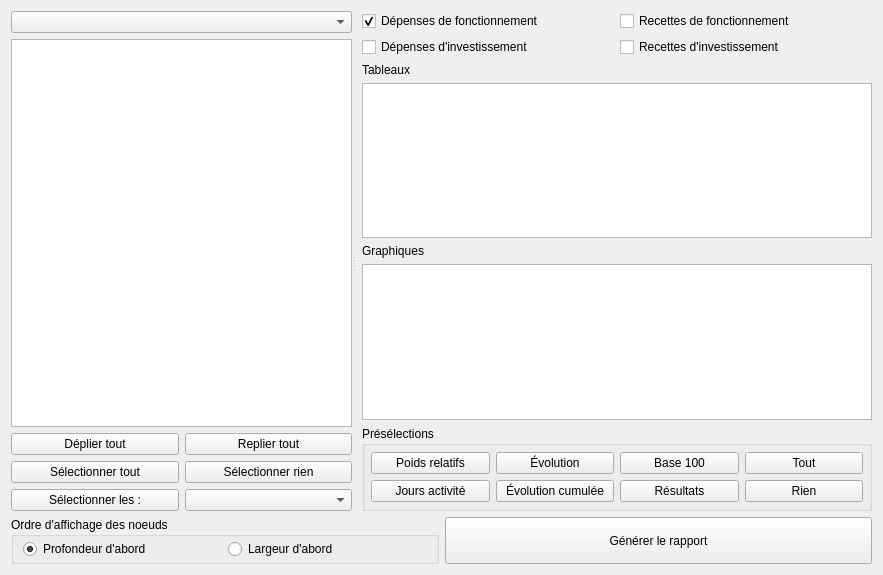
<?xml version="1.0" encoding="UTF-8"?>
<ui version="4.0">
 <class>FormReports</class>
 <widget class="QWidget" name="FormReports">
  <property name="geometry">
   <rect>
    <x>0</x>
    <y>0</y>
    <width>883</width>
    <height>575</height>
   </rect>
  </property>
  <property name="windowTitle">
   <string>Générateur de rapports</string>
  </property>
  <property name="windowIcon">
   <iconset resource="Icons.qrc">
    <normaloff>:/icons/icons/report.png</normaloff>:/icons/icons/report.png</iconset>
  </property>
  <layout class="QGridLayout" name="gridLayout_4">
   <item row="0" column="0" colspan="2">
    <widget class="QSplitter" name="splitter">
     <property name="orientation">
      <enum>Qt::Horizontal</enum>
     </property>
     <property name="childrenCollapsible">
      <bool>false</bool>
     </property>
     <widget class="QWidget" name="layoutWidget">
      <layout class="QGridLayout" name="gridLayout_3">
       <item row="2" column="1">
        <widget class="QPushButton" name="pushButtonCollapseAll">
         <property name="text">
          <string>Replier tout</string>
         </property>
        </widget>
       </item>
       <item row="0" column="0" colspan="2">
        <widget class="QComboBox" name="comboListAudits"/>
       </item>
       <item row="4" column="1">
        <widget class="QComboBox" name="comboListTypes"/>
       </item>
       <item row="1" column="0" colspan="2">
        <widget class="QTreeView" name="treeView">
         <property name="editTriggers">
          <set>QAbstractItemView::NoEditTriggers</set>
         </property>
         <property name="showDropIndicator" stdset="0">
          <bool>false</bool>
         </property>
         <property name="selectionMode">
          <enum>QAbstractItemView::ExtendedSelection</enum>
         </property>
         <attribute name="headerVisible">
          <bool>false</bool>
         </attribute>
        </widget>
       </item>
       <item row="2" column="0">
        <widget class="QPushButton" name="pushButtonExpandAll">
         <property name="text">
          <string>Déplier tout</string>
         </property>
        </widget>
       </item>
       <item row="4" column="0">
        <widget class="QPushButton" name="pushButtonSelectType">
         <property name="text">
          <string>Sélectionner les :</string>
         </property>
        </widget>
       </item>
       <item row="3" column="0">
        <widget class="QPushButton" name="pushButtonSelectAllNodes">
         <property name="text">
          <string>Sélectionner tout</string>
         </property>
        </widget>
       </item>
       <item row="3" column="1">
        <widget class="QPushButton" name="pushButtonUnSelectAllNodes">
         <property name="text">
          <string>Sélectionner rien</string>
         </property>
        </widget>
       </item>
      </layout>
     </widget>
     <widget class="QWidget" name="layoutWidget2">
      <layout class="QGridLayout" name="gridLayout_2">
       <property name="leftMargin">
        <number>6</number>
       </property>
       <item row="0" column="0">
        <widget class="QCheckBox" name="checkBoxDF">
         <property name="text">
          <string>Dépenses de fonctionnement</string>
         </property>
         <property name="checked">
          <bool>true</bool>
         </property>
        </widget>
       </item>
       <item row="0" column="1">
        <widget class="QCheckBox" name="checkBoxRF">
         <property name="text">
          <string>Recettes de fonctionnement</string>
         </property>
        </widget>
       </item>
       <item row="1" column="0">
        <widget class="QCheckBox" name="checkBoxDI">
         <property name="text">
          <string>Dépenses d'investissement</string>
         </property>
        </widget>
       </item>
       <item row="1" column="1">
        <widget class="QCheckBox" name="checkBoxRI">
         <property name="text">
          <string>Recettes d'investissement</string>
         </property>
        </widget>
       </item>
       <item row="3" column="0" colspan="2">
        <widget class="QListWidget" name="listTables">
         <property name="sizePolicy">
          <sizepolicy hsizetype="Expanding" vsizetype="Expanding">
           <horstretch>0</horstretch>
           <verstretch>0</verstretch>
          </sizepolicy>
         </property>
         <property name="editTriggers">
          <set>QAbstractItemView::NoEditTriggers</set>
         </property>
         <property name="showDropIndicator" stdset="0">
          <bool>false</bool>
         </property>
         <property name="selectionMode">
          <enum>QAbstractItemView::ExtendedSelection</enum>
         </property>
         <property name="spacing">
          <number>4</number>
         </property>
         <property name="wordWrap">
          <bool>true</bool>
         </property>
        </widget>
       </item>
       <item row="5" column="0" colspan="2">
        <widget class="QListWidget" name="listGraphics">
         <property name="editTriggers">
          <set>QAbstractItemView::NoEditTriggers</set>
         </property>
         <property name="showDropIndicator" stdset="0">
          <bool>false</bool>
         </property>
         <property name="selectionMode">
          <enum>QAbstractItemView::ExtendedSelection</enum>
         </property>
         <property name="spacing">
          <number>4</number>
         </property>
         <property name="wordWrap">
          <bool>true</bool>
         </property>
        </widget>
       </item>
       <item row="6" column="0" colspan="2">
        <widget class="QGroupBox" name="groupBox">
         <property name="title">
          <string>Présélections</string>
         </property>
         <layout class="QGridLayout" name="gridLayout">
          <property name="leftMargin">
           <number>6</number>
          </property>
          <property name="topMargin">
           <number>6</number>
          </property>
          <property name="rightMargin">
           <number>6</number>
          </property>
          <property name="bottomMargin">
           <number>6</number>
          </property>
          <item row="1" column="0">
           <widget class="QPushButton" name="pushButtonJoursAct">
            <property name="text">
             <string>Jours activité</string>
            </property>
           </widget>
          </item>
          <item row="0" column="0">
           <widget class="QPushButton" name="pushButtonPoidsRelatifs">
            <property name="text">
             <string>Poids relatifs</string>
            </property>
           </widget>
          </item>
          <item row="1" column="1">
           <widget class="QPushButton" name="pushButtonEvolutionCumul">
            <property name="text">
             <string>Évolution cumulée</string>
            </property>
           </widget>
          </item>
          <item row="0" column="1">
           <widget class="QPushButton" name="pushButtonEvolution">
            <property name="text">
             <string>Évolution</string>
            </property>
           </widget>
          </item>
          <item row="0" column="2">
           <widget class="QPushButton" name="pushButtonBase100">
            <property name="text">
             <string>Base 100</string>
            </property>
           </widget>
          </item>
          <item row="1" column="3">
           <widget class="QPushButton" name="pushButtonSelectNone">
            <property name="text">
             <string>Rien</string>
            </property>
           </widget>
          </item>
          <item row="0" column="3">
           <widget class="QPushButton" name="pushButtonSelectAll">
            <property name="text">
             <string>Tout</string>
            </property>
           </widget>
          </item>
          <item row="1" column="2">
           <widget class="QPushButton" name="pushButtonResultats">
            <property name="text">
             <string>Résultats</string>
            </property>
           </widget>
          </item>
         </layout>
        </widget>
       </item>
       <item row="2" column="0" colspan="2">
        <widget class="QLabel" name="label">
         <property name="text">
          <string>Tableaux</string>
         </property>
        </widget>
       </item>
       <item row="4" column="0" colspan="2">
        <widget class="QLabel" name="label_2">
         <property name="text">
          <string>Graphiques</string>
         </property>
        </widget>
       </item>
      </layout>
     </widget>
    </widget>
   </item>
   <item row="2" column="0">
    <widget class="QGroupBox" name="groupBoxTraversal">
     <property name="title">
      <string>Ordre d'affichage des noeuds</string>
     </property>
     <layout class="QHBoxLayout" name="horizontalLayout">
      <property name="topMargin">
       <number>2</number>
      </property>
      <property name="bottomMargin">
       <number>2</number>
      </property>
      <item>
       <widget class="QRadioButton" name="radioButtonDFS">
        <property name="text">
         <string>Profondeur d'abord</string>
        </property>
        <property name="checked">
         <bool>true</bool>
        </property>
       </widget>
      </item>
      <item>
       <widget class="QRadioButton" name="radioButtonBFS">
        <property name="text">
         <string>Largeur d'abord</string>
        </property>
       </widget>
      </item>
     </layout>
    </widget>
   </item>
   <item row="2" column="1">
    <widget class="QPushButton" name="saveButton">
     <property name="sizePolicy">
      <sizepolicy hsizetype="Minimum" vsizetype="Expanding">
       <horstretch>0</horstretch>
       <verstretch>0</verstretch>
      </sizepolicy>
     </property>
     <property name="maximumSize">
      <size>
       <width>16777215</width>
       <height>47</height>
      </size>
     </property>
     <property name="text">
      <string>Générer le rapport</string>
     </property>
    </widget>
   </item>
  </layout>
 </widget>
 <resources>
  <include location="Icons.qrc"/>
 </resources>
 <connections/>
</ui>
